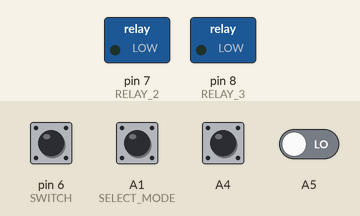
Recording of a sketch running on a simulated Arduino Uno, built for the host (arithmetic inside an expression is 32-bit, double 64-bit). Parts: switched loads named in the sketch (green lamp = pin HIGH). The inputs (shaded band) are chosen by the test bench; at power-on: A4, pin 6 (SWITCH) HIGH, A1 (SELECT_MODE), A5 LOW. Storage starts empty; what the sketch prints to the serial monitor is not drawn.

Above: at 1.96 s.
2.3 s: pin 6 (SWITCH) pulled LOW for 0.15 s
At 3.5 s:
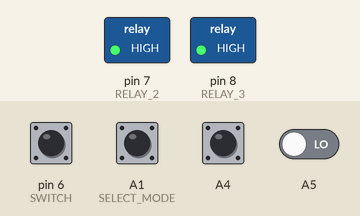
Timing chart, 0 to 5.3 s (numbered marks = the images above; inputs shaded):
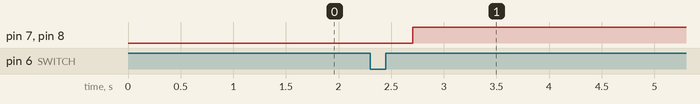

The sketch:

MainController.ino
```cpp
/*  *********************************************
 *  Softwaremill Drop Tower Module Software
 *
 *  Developers:
 *  krzysztof.grajek@softwaremill.com
 *  pawel.stawicki@softwaremill.com
 *
 *  Testing and some improvements:
 *  kontakt@piotrkuligowski.pl
 *
 *  Development Environment Specifics:
 *  Arduino 1.6.11
 *
 *  Hardware Specifications:
 *  Arduino Uno
 *  Protoshield with SparkFun ADXL345, P-MOSFET transitor, microSD card adapter and external UART backup logger.
 *  More info about the project on the github repo:
 *  https://github.com/softwaremill/pwsat-droptower
 *  *********************************************/


#include <SparkFun_ADXL345.h>         // SparkFun ADXL345 Library
#include <SPI.h>
#include "SdFat.h"

/*
 * !!! IMPORTANT !!!
 * Don't use relay 1 and 4 while the SD card reader with chip select 4 is in use.
 */
#define RELAY_1  4 //cannot be used together with SD Card reader
#define RELAY_2  7
#define RELAY_3  8
#define RELAY_4  12  //cannot be used together with SD Card reader
#define FILE_BASE_NAME "LOGSML"
#define LED 8
#define SWITCH 6
#define SELECT_MODE A1

bool FREE_FALL_DETECTION_MODE = false;

ADXL345 adxl = ADXL345();
const uint8_t chipSelect = 4;            //needed to set up SPI communication on the ethernet shield
const int FREE_FALL_THRESHOLD = 7;      // (5 - 9) recommended - 62.5mg per increment
const int FREE_FALL_DURATION = 30;      // (20 - 70) recommended - 5ms per increment
const int MAX_TIME = 1000;
const uint32_t SAMPLE_INTERVAL_MS = 100;
const uint32_t SWITCH_DELAY_MS = 400;
bool freeFallDetected = false;
bool switchDetected = false;
bool adxlFailed = false;
uint32_t timeStampOfDetection = 0;

// File system object.
SdFat sd;
// Log file.
SdFile file;
// Time in micros for next data record.
uint32_t logTime;
bool skipSD = false;

//#define error(msg) sd.errorHalt(F(msg))
void setup() {
  Serial.begin(250000);                 // Start the serial terminal
  while (!Serial) {
    ; // wait for serial port to connect. Needed for native USB port only
  }

  pinMode(LED, OUTPUT);
  pinMode(SWITCH, INPUT);
  pinMode(SELECT_MODE, INPUT);

  setUpSDDevice();
  setUpAccDevice();
  setUpRelaysDevice();

  FREE_FALL_DETECTION_MODE = digitalRead(SELECT_MODE);

  if (FREE_FALL_DETECTION_MODE) {
    Serial.println("Detection mode: free fall!");
  } else {
    Serial.print("Detection mode: switch! Delay ");
    Serial.print(SWITCH_DELAY_MS);
    Serial.println("ms.");
  }
}

uint8_t counter = 100;

void loop() {

  if (!adxlFailed)
    ADXL_ISR();

  if(FREE_FALL_DETECTION_MODE and freeFallDetected) {
    relay_2_On();
  }

  logData(skipSD);

  // Force data to SD and update the directory entry to avoid data loss.
  if (!skipSD and (!file.sync() or file.getWriteError())) {
    skipSD = true;
    Serial.println("SD card skipped!");
  }

  if (Serial.available()) {
    int incomingByte = Serial.read();
    if (incomingByte == 's') {
      // Close file and stop.
      file.close();
      Serial.println(F("Done"));
    }
  }

  if (counter > 10) {
    counter--;
    if (!digitalRead(RELAY_2))
      digitalWrite(LED, LOW);
  } else {
    counter = 100;
    if (!digitalRead(RELAY_2))
      digitalWrite(LED, HIGH);
  }

  if (!digitalRead(SWITCH)) {
    switchDetected = true;
    if (!FREE_FALL_DETECTION_MODE and !digitalRead(RELAY_2)) {

      if (timeStampOfDetection == 0)
        timeStampOfDetection = millis();
    }
  }

  if (!FREE_FALL_DETECTION_MODE and switchDetected and !digitalRead(RELAY_2) and ((millis() - timeStampOfDetection) > SWITCH_DELAY_MS))
    relay_2_On();
}

void logData(bool skipSD) {
  // Accelerometer Readings
  int x,y,z;
  x = 0;
  y = 0;
  z = 0;
  if (!adxlFailed)
    adxl.readAccel(&x, &y, &z);         // Read the accelerometer values and store them in variables declared above x,y,z

  if (!skipSD) {
    file.print(String(millis()));
    file.write(',');
    file.print(x);
    file.write(',');
    file.print(y);
    file.write(',');
    file.print(z);
    file.write(',');
    file.print(String(freeFallDetected));
    file.print(',');
    file.print(String(switchDetected));
    file.print(',');
    file.print(String(digitalRead(RELAY_2)));
    file.println();
  }

  Serial.print(String(millis()));
  Serial.print(',');
  Serial.print(x);
  Serial.print(',');
  Serial.print(y);
  Serial.print(',');
  Serial.print(z);
  Serial.print(',');
  Serial.print(String(freeFallDetected));
  Serial.print(',');
  Serial.print(String(switchDetected));
  Serial.print(',');
  Serial.print(String(digitalRead(RELAY_2)));
  Serial.println();
}

void setUpSDDevice() {
  const uint8_t BASE_NAME_SIZE = sizeof(FILE_BASE_NAME) - 1;
  char fileName[13] = FILE_BASE_NAME "00.csv";
  delay(1000);
  // Initialize at the highest speed supported by the board that is
  // not over 50 MHz. Try a lower speed if SPI errors occur.
  if (!sd.begin(chipSelect, SD_SCK_MHZ(50))) {
    Serial.print("SD init error!");
  }
  if (BASE_NAME_SIZE > 6) {
    Serial.print("FILE_BASE_NAME too long");
  }
  while (sd.exists(fileName)) {
    if (fileName[BASE_NAME_SIZE + 1] != '9') {
      fileName[BASE_NAME_SIZE + 1]++;
    } else if (fileName[BASE_NAME_SIZE] != '9') {
      fileName[BASE_NAME_SIZE + 1] = '0';
      fileName[BASE_NAME_SIZE]++;
    } else {
      Serial.print("Can't create file name");
    }
  }
  if (!file.open(fileName, O_CREAT | O_WRITE | O_EXCL)) {
    Serial.print("file.open");
  }
  Serial.print(F("Logging to: "));
  Serial.println(fileName);
  // Write data header.
  writeHeader();
  // Start on a multiple of the sample interval.
  logTime = micros()/(1000UL * SAMPLE_INTERVAL_MS) + 1;
  logTime *= 1000UL * SAMPLE_INTERVAL_MS;
  Serial.println("card initialized.");
}

void setUpAccDevice() {
  Serial.println("SparkFun ADXL345 Accelerometer");
  Serial.println();

  adxl.powerOn();                     // Power on the ADXL345

  adxl.setRangeSetting(16);           // Give the range settings
                                      // Accepted values are 2g, 4g, 8g or 16g
                                      // Higher Values = Wider Measurement Range
                                      // Lower Values = Greater Sensitivity

  adxl.setSpiBit(0);                  // Configure the device to be in 4 wire SPI mode when set to '0' or 3 wire SPI mode when set to 1
                                      // Default: Set to 1
                                      // SPI pins on the ATMega328: 11, 12 and 13 as reference in SPI Library

  adxl.setActivityXYZ(1, 0, 0);       // Set to activate movement detection in the axes "adxl.setActivityXYZ(X, Y, Z);" (1 == ON, 0 == OFF)
  adxl.setActivityThreshold(75);      // 62.5mg per increment   // Set activity   // Inactivity thresholds (0-255)

  adxl.setInactivityXYZ(1, 0, 0);     // Set to detect inactivity in all the axes "adxl.setInactivityXYZ(X, Y, Z);" (1 == ON, 0 == OFF)
  adxl.setInactivityThreshold(75);    // 62.5mg per increment   // Set inactivity // Inactivity thresholds (0-255)
  adxl.setTimeInactivity(10);         // How many seconds of no activity is inactive?

  adxl.setTapDetectionOnXYZ(0, 0, 1); // Detect taps in the directions turned ON "adxl.setTapDetectionOnX(X, Y, Z);" (1 == ON, 0 == OFF)

  // Set values for what is considered a TAP and what is a DOUBLE TAP (0-255)
  adxl.setTapThreshold(50);           // 62.5 mg per increment
  adxl.setTapDuration(15);            // 625 μs per increment
  adxl.setDoubleTapLatency(80);       // 1.25 ms per increment
  adxl.setDoubleTapWindow(200);       // 1.25 ms per increment

  // Set values for what is considered FREE FALL (0-255)
  adxl.setFreeFallThreshold(FREE_FALL_THRESHOLD);       // (5 - 9) recommended - 62.5mg per increment
  adxl.setFreeFallDuration(FREE_FALL_DURATION);       // (20 - 70) recommended - 5ms per increment

  // Turn on Interrupts for each mode (1 == ON, 0 == OFF)
  adxl.InactivityINT(1);
  adxl.ActivityINT(1);
  adxl.FreeFallINT(1);
  adxl.doubleTapINT(1);
  adxl.singleTapINT(1);
}

void setUpRelaysDevice() {
  /*
   * !!! IMPORTANT !!!
   * Don't use relay 1 and 4 while the SD card reader with chip select 4 is in use.
   */
  //  pinMode(RELAY_1, OUTPUT);
  pinMode(RELAY_2, OUTPUT);
  pinMode(RELAY_3, OUTPUT);
  //  pinMode(RELAY_4, OUTPUT);
}

void ADXL_ISR() {
  // getInterruptSource clears all triggered actions after returning value
  // Do not call again until you need to recheck for triggered actions
  if (!digitalRead(A4) or !digitalRead(A5)) {
    Serial.println("I2C latched! New detection mode: Switch mode!");
    FREE_FALL_DETECTION_MODE = 0;
    adxlFailed = true;
    return;
  }

  byte interrupts = adxl.getInterruptSource();
  // Free Fall Detection
  if(adxl.triggered(interrupts, ADXL345_FREE_FALL)){
    freeFallDetected = true;
  }
}

// manage relays on/off state
void relay_2_On() {
  digitalWrite(RELAY_2, HIGH);
  digitalWrite(LED, HIGH);
}
void relay_2_Off() {
  digitalWrite(RELAY_2, LOW);
  digitalWrite(LED, LOW);
}

void relay_3_On() {
  digitalWrite(RELAY_3, HIGH);
}
void relay_3_Off() {
  digitalWrite(RELAY_3, LOW);
}

//SD writing helpers
void writeHeader() {
  file.print(F("milis"));
  file.print(F(",x"));
  file.print(F(",y"));
  file.print(F(",z"));
  file.print(F(",ffall"));
  file.print(F(",switch"));
  file.print(F(",state"));
  file.println();
}
```

Measured:
- after the input at 2.3 s, pin 7 (RELAY_2), pin 8 (RELAY_3): LOW → HIGH after 0.40 s
